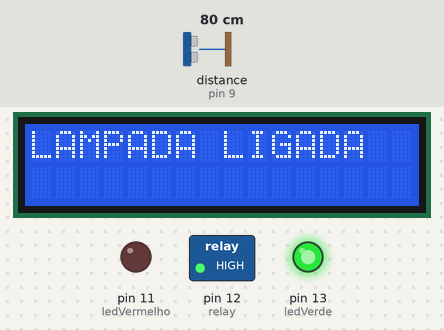
Simulated run of this sketch. Board: Arduino Uno, built with avr-gcc and run on an emulated ATmega328P. On the bench: 16×2 character LCD, switched loads named in the sketch (green lamp = pin HIGH), output pins drawn as LEDs (lit = HIGH). The test bench sets the inputs (shaded band); at power-on: distance to the obstacle (sensor on pin 9) 80 cm. The echo pulse lasts 58.3 µs per cm.

Above: at 0.1 s.
Timing chart, 0 to 1.6 s (numbered marks = the images above):
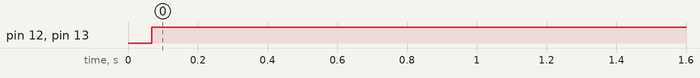

Measured:
- by itself, pin 12 (relay), pin 13 (ledVerde): LOW → HIGH at 0.07 s

The sketch:

arduino_aula_07.ino
```cpp
#include <Ultrasonic.h>
#include <LiquidCrystal.h>

Ultrasonic ultrassom(8,9);
//define o nome do sensor e os pinos trig=8 e echo=7
LiquidCrystal lcd(2,3,4,5,6,7);
//cria objeto lcd da classe LiquidCrystal, RS=2, Enable=3,DB4=4, DB5=5, DB6=6, DB7=7

int relay = 12;
int ledVerde = 13;
int ledVermelho = 11;

void setup() {

lcd.begin(16,2); //inicializa display de 2 linhas x 16 colunas
pinMode(relay, OUTPUT); //define o relay na porta 12 como saída
pinMode(ledVerde, OUTPUT); //define o led verde na porta 13 como saída
pinMode(ledVermelho, OUTPUT); //define o led vermelho na porta 11 como saída
}

void loop() {
long distancia = ultrassom.Ranging(CM); //ler a distância em centímetros(cm) ou polegadas(inc)

if( distancia < 400){
  digitalWrite(relay, HIGH);
  digitalWrite(ledVerde, HIGH);
  digitalWrite(ledVermelho, LOW);
  lcd.print("LAMPADA LIGADA");
  delay(1000);
  lcd.clear();
}
else{
  digitalWrite(relay, LOW);
  digitalWrite(ledVerde, LOW);
  digitalWrite(ledVermelho, HIGH);
  lcd.print("LAMPADA DESLIGADA");
  delay(2000);
  lcd.clear();
}

}
```
